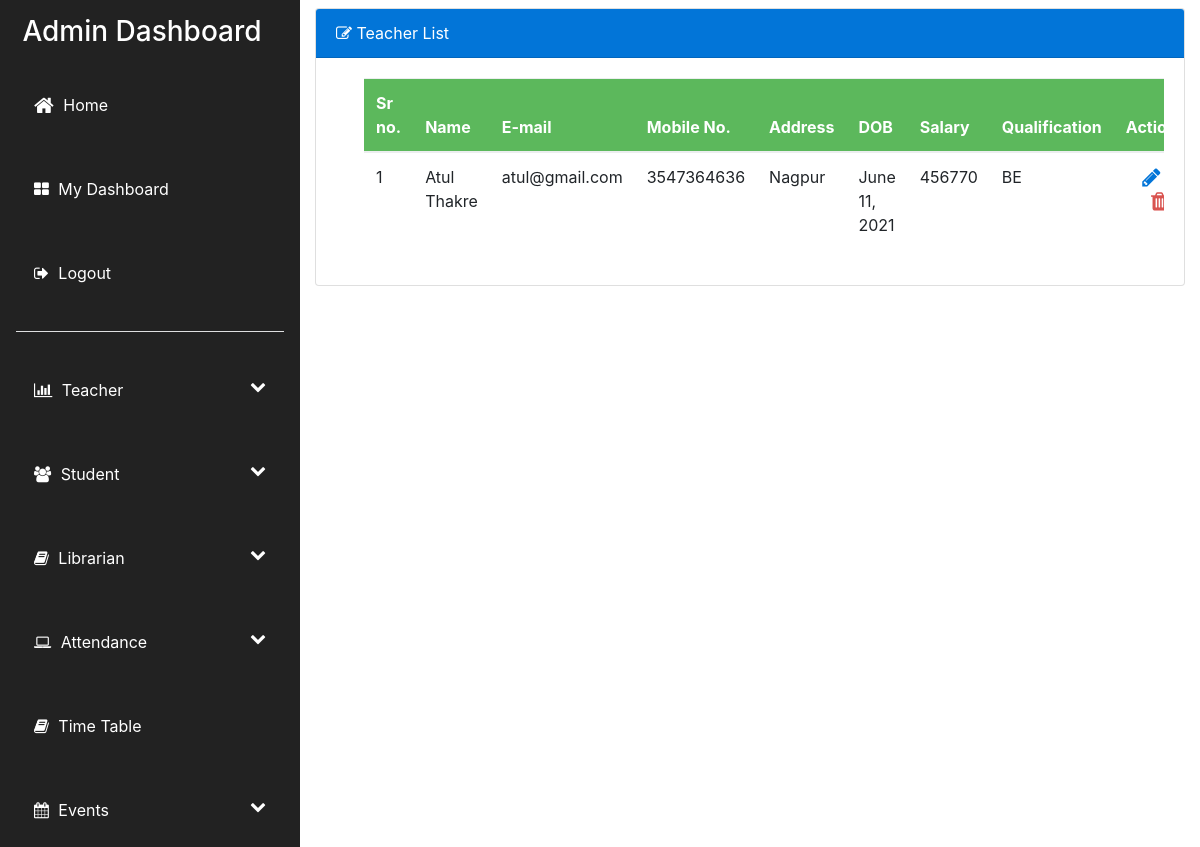
Screenshot of /view_teachers (signed in) with the database file from the repository.
### accounts/models.py (models this page shows, shortened)
class Teacher(models.Model):
    profile_id = models.AutoField(primary_key=True)
    user = models.ForeignKey(User, on_delete=models.CASCADE)
    name = models.CharField(max_length=60,default='')
    phone_number = models.CharField(max_length=30,default='')
    date_of_birth = models.DateField(null=True)
    address = models.CharField(max_length=100,default='')
    gender = models.CharField(max_length=10,default='')
    salary = models.CharField(max_length=30,default='0')
    qualification = models.CharField(max_length=100,default='')

class User(AbstractBaseUser):
    email = models.EmailField(max_length=100,unique=True)
    active = models.BooleanField(default=True) # account is active
    staff = models.BooleanField(default=False) #staff rights
    admin = models.BooleanField(default=False) #admin rights
    admin_user = models.BooleanField(default=False)
    student_user = models.BooleanField(default=False)
    teacher_user = models.BooleanField(default=False)
    librarian_user = models.BooleanField(default=False)
    USERNAME_FIELD = 'email'
    REQUIRED_FIELDS = []
    objects = UserManager()
    @property
    def is_active(self):
        return self.active

### accounts/views.py (the view)
# urls.py: path('view_teachers',views.view_teachers,name='view_teachers'),
@cache_control(no_cache=True, must_revalidate=True, no_store=True)
@login_required(login_url='user_login')
def view_teachers(request):
    if user_validator(request) != "ADMIN":
        return render(request, 'entry_restricted.html', {})
    teachers = Teacher.objects.all()
    return render(request, 'view_teacher.html', {'teachers': teachers})

### accounts/views.py (called while the page is built)
def user_validator(request):
    if request.user is not None and request.user.is_active:
        if request.user.admin_user:
            return "ADMIN"
        elif request.user.student_user:
            return "STUDENT"
        elif request.user.teacher_user:
            return "TEACHER"
        elif request.user.librarian_user:
            return "LIBRARIAN"
    return "ERROR"

### accounts/templates/view_teacher.html (shortened to what this page needs)
{% extends 'admin_dashboard.html' %}
{% block head %}
<link href="https://cdn.datatables.net/1.10.7/css/jquery.dataTables.min.css" rel="stylesheet"/>
<link href="https://cdn.datatables.net/plug-ins/1.10.7/integration/bootstrap/3/dataTables.bootstrap.css" rel="stylesheet" />
<link href="https://cdn.datatables.net/responsive/1.0.6/css/dataTables.responsive.css" rel="stylesheet" />
{% endblock %}
{% block body %}
<div class="animated fadeIn">
  <div class="card my-2">
      <div class="card-header bg-primary text-white display-5 ">
          <i class="fa fa-edit"></i> Teacher List
      </div>
      {% if teachers %}
      <div class="card-body pl-5">
        <div class="table-responsive">
           <table id="myTable" class="table dt-responsive" cellspacing="1" >
          <thead class="bg-success text-white text-center">
              <tr>
                  <th>Sr no.</th>
                  <th>Name</th>
                  <th>E-mail</th>
                  <th>Mobile No.</th>
                  <th>Address</th>
                  <th>DOB</th>
                  <th>Salary</th>
                  <th>Qualification</th>
                  <th>Action</th>
              </tr>
          </thead>
          <tbody>
              {% for teacher in teachers %}
              <tr>
                  <td>{{forloop.counter}}</td>
                  <td>{{teacher.name}}</td>
                  <td>{{teacher.user.email}}</td>
                  <td>{{teacher.phone_number}}</td>
                  <td>{{teacher.address}}</td>
                  <td>{{teacher.date_of_birth}}</td>
                  <td>{{teacher.salary}}</td>
                  <td>{{teacher.qualification}}</td>
                  <td class="text-center"> <a onclick="teacherId({{teacher.profile_id}})" class="edit" style="border:none;background-color:transparent;"><i class="fa fa-pencil text-primary fa-lg edit" aria-hidden="true"></i></a> <a href="/delete_teacher/{{teacher.profile_id}}" class="delete" style="border:none;background-color:transparent;"><i class="fa fa-trash text-danger ml-3 fa-lg" aria-hidden="true"></i></button>  </td>
                  </tr>
             {% endfor %}
          </tbody>
      </table>
    </div>
      </div>
      {% else %}
      <div class="card-body">
          <h3>No Teacher Found</h3>
      </div>
      {% endif %}
  </div>
</div>
{% endblock %}

### rows the page displays
Teacher: name "Atul Thakre", user.email "atul@gmail.com", phone_number "3547364636", address "Nagpur", date_of_birth "June 11, 2021", salary "456770", qualification "BE"
